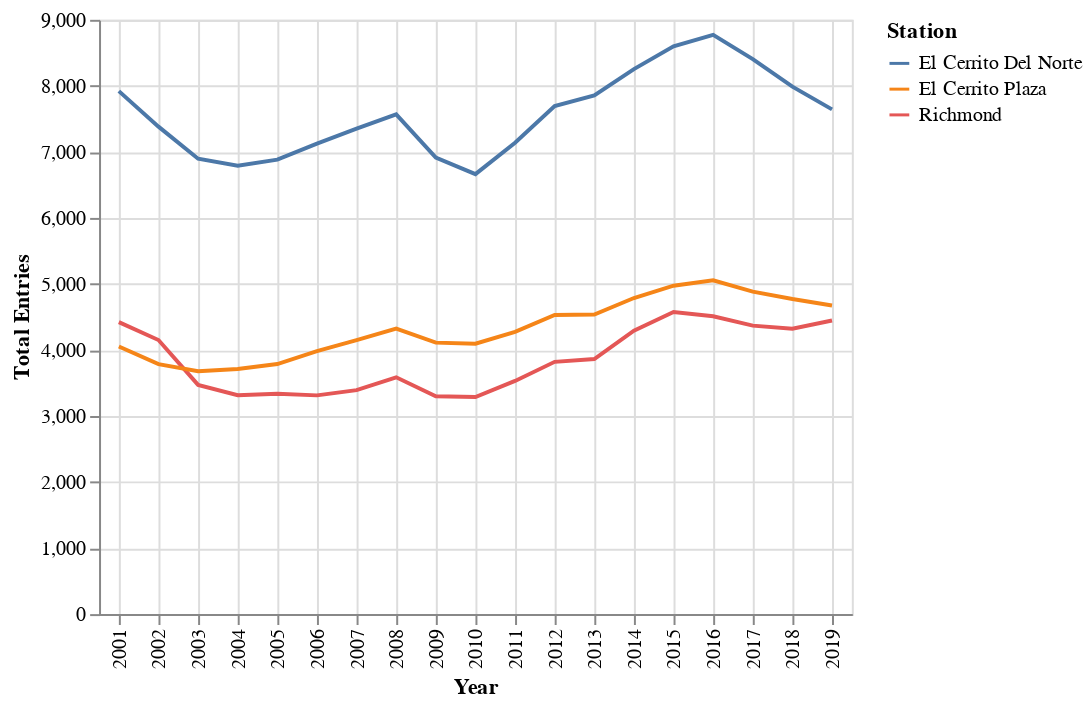

Here is the notebook cell this chart was saved with:
### Code cell
df_totals_stations = df_totals[df_totals["Station"].isin(["Richmond", "El Cerrito Del Norte", "El Cerrito Plaza"])]
alt.Chart(df_totals_stations).mark_line().encode(
    x='Year',
    y='Total Entries',
    color=alt.Color("Station:N")
).configure_axis(
    grid=True
)

### Figure 1 — Vega-Lite specification as saved in the notebook (floating-point values rounded to 4 significant figures)
{"config": {"view": {"continuousWidth": 300, "continuousHeight": 300}, "axis": {"grid": true}}, "data": {"name": "data-75611682ae37264e8a5c2a515455de87"}, "mark": {"type": "line"}, "encoding": {"color": {"field": "Station", "type": "nominal"}, "x": {"field": "Year", "type": "nominal"}, "y": {"field": "Total Entries", "type": "quantitative"}}, "$schema": "https://vega.github.io/schema/vega-lite/v5.20.1.json", "datasets": {"data-75611682ae37264e8a5c2a515455de87": [{"Year": "2001", "Station": "Richmond", "Total Entries": 4421.0}, {"Year": "2001", "Station": "El Cerrito Del Norte", "Total Entries": 7920.0}, {"Year": "2001", "Station": "El Cerrito Plaza", "Total Entries": 4053.0}, {"Year": "2002", "Station": "Richmond", "Total Entries": 4150.0}, {"Year": "2002", "Station": "El Cerrito Del Norte", "Total Entries": 7382.0}, {"Year": "2002", "Station": "El Cerrito Plaza", "Total Entries": 3786.0}, {"Year": "2003", "Station": "Richmond", "Total Entries": 3471.0}, {"Year": "2003", "Station": "El Cerrito Del Norte", "Total Entries": 6897.0}, {"Year": "2003", "Station": "El Cerrito Plaza", "Total Entries": 3678.0}, {"Year": "2004", "Station": "Richmond", "Total Entries": 3315.0}, {"Year": "2004", "Station": "El Cerrito Del Norte", "Total Entries": 6790.0}, {"Year": "2004", "Station": "El Cerrito Plaza", "Total Entries": 3713.0}, {"Year": "2005", "Station": "Richmond", "Total Entries": 3338.0}, {"Year": "2005", "Station": "El Cerrito Del Norte", "Total Entries": 6883.0}, {"Year": "2005", "Station": "El Cerrito Plaza", "Total Entries": 3787.0}, {"Year": "2006", "Station": "Richmond", "Total Entries": 3312.0}, {"Year": "2006", "Station": "El Cerrito Del Norte", "Total Entries": 7126.0}, {"Year": "2006", "Station": "El Cerrito Plaza", "Total Entries": 3983.0}, {"Year": "2007", "Station": "Richmond", "Total Entries": 3392.0}, {"Year": "2007", "Station": "El Cerrito Del Norte", "Total Entries": 7351.0}, {"Year": "2007", "Station": "El Cerrito Plaza", "Total Entries": 4150.0}, {"Year": "2008", "Station": "Richmond", "Total Entries": 3587.0}, {"Year": "2008", "Station": "El Cerrito Del Norte", "Total Entries": 7568.0}, {"Year": "2008", "Station": "El Cerrito Plaza", "Total Entries": 4325.0}, {"Year": "2009", "Station": "Richmond", "Total Entries": 3298.0}, {"Year": "2009", "Station": "El Cerrito Del Norte", "Total Entries": 6915.0}, {"Year": "2009", "Station": "El Cerrito Plaza", "Total Entries": 4111.0}, {"Year": "2010", "Station": "Richmond", "Total Entries": 3288.0}, {"Year": "2010", "Station": "El Cerrito Del Norte", "Total Entries": 6662.0}, {"Year": "2010", "Station": "El Cerrito Plaza", "Total Entries": 4095.0}, {"Year": "2011", "Station": "Richmond", "Total Entries": 3531.0}, {"Year": "2011", "Station": "El Cerrito Del Norte", "Total Entries": 7139.0}, {"Year": "2011", "Station": "El Cerrito Plaza", "Total Entries": 4274.0}, {"Year": "2012", "Station": "Richmond", "Total Entries": 3820.0}, {"Year": "2012", "Station": "El Cerrito Del Norte", "Total Entries": 7695.0}, {"Year": "2012", "Station": "El Cerrito Plaza", "Total Entries": 4531.0}, {"Year": "2013", "Station": "Richmond", "Total Entries": 3863.0}, {"Year": "2013", "Station": "El Cerrito Del Norte", "Total Entries": 7857.0}, {"Year": "2013", "Station": "El Cerrito Plaza", "Total Entries": 4537.0}, {"Year": "2014", "Station": "Richmond", "Total Entries": 4293.0}, {"Year": "2014", "Station": "El Cerrito Del Norte", "Total Entries": 8253.0}, {"Year": "2014", "Station": "El Cerrito Plaza", "Total Entries": 4787.0}, {"Year": "2015", "Station": "Richmond", "Total Entries": 4575.0}, {"Year": "2015", "Station": "El Cerrito Del Norte", "Total Entries": 8598.0}, {"Year": "2015", "Station": "El Cerrito Plaza", "Total Entries": 4973.0}, {"Year": "2016", "Station": "Richmond", "Total Entries": 4511.0}, {"Year": "2016", "Station": "El Cerrito Del Norte", "Total Entries": 8771.0}, {"Year": "2016", "Station": "El Cerrito Plaza", "Total Entries": 5055.0}, {"Year": "2017", "Station": "Richmond", "Total Entries": 4369.0}, {"Year": "2017", "Station": "El Cerrito Del Norte", "Total Entries": 8406.0}, {"Year": "2017", "Station": "El Cerrito Plaza", "Total Entries": 4884.0}, {"Year": "2018", "Station": "Richmond", "Total Entries": 4321.0}, {"Year": "2018", "Station": "El Cerrito Del Norte", "Total Entries": 7987.0}, {"Year": "2018", "Station": "El Cerrito Plaza", "Total Entries": 4772.0}, {"Year": "2019", "Station": "Richmond", "Total Entries": 4447.0}, {"Year": "2019", "Station": "El Cerrito Del Norte", "Total Entries": 7644.0}, {"Year": "2019", "Station": "El Cerrito Plaza", "Total Entries": 4675.0}]}}
